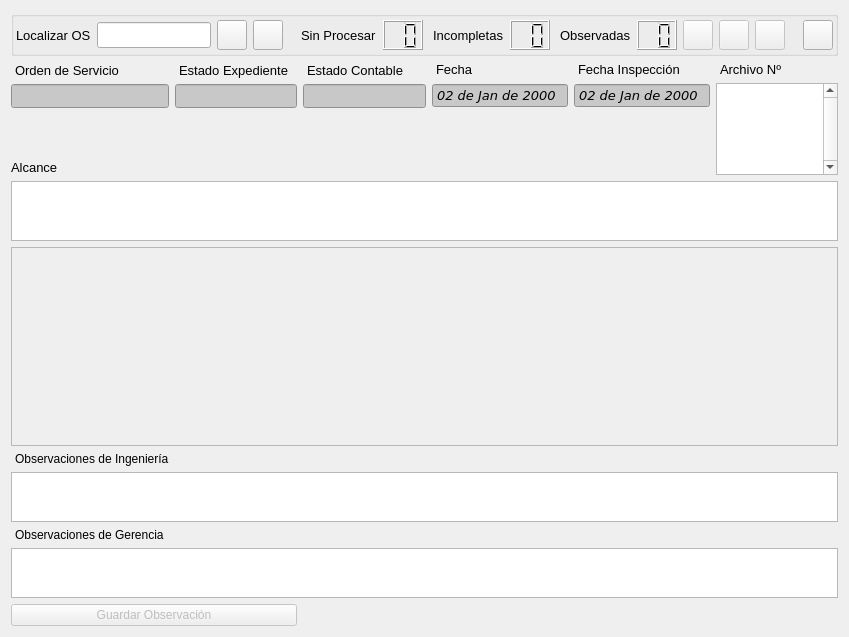
<?xml version="1.0" encoding="UTF-8"?>
<ui version="4.0">
 <class>checkFolderForm</class>
 <widget class="QDialog" name="checkFolderForm">
  <property name="geometry">
   <rect>
    <x>0</x>
    <y>0</y>
    <width>849</width>
    <height>637</height>
   </rect>
  </property>
  <property name="windowTitle">
   <string>Revisión de Carpeta</string>
  </property>
  <property name="windowIcon">
   <iconset resource="../resources/resources.qrc">
    <normaloff>:/icons/icons/store.png</normaloff>:/icons/icons/store.png</iconset>
  </property>
  <layout class="QGridLayout" name="gridLayout_2">
   <item row="1" column="3">
    <layout class="QVBoxLayout" name="verticalLayout_5">
     <item>
      <widget class="QLabel" name="label_3">
       <property name="font">
        <font>
         <pointsize>10</pointsize>
        </font>
       </property>
       <property name="text">
        <string>Fecha</string>
       </property>
       <property name="indent">
        <number>4</number>
       </property>
      </widget>
     </item>
     <item>
      <widget class="QDateEdit" name="soDateEdit">
       <property name="minimumSize">
        <size>
         <width>0</width>
         <height>24</height>
        </size>
       </property>
       <property name="font">
        <font>
         <family>DejaVu Sans</family>
         <pointsize>10</pointsize>
         <weight>9</weight>
         <italic>true</italic>
         <bold>false</bold>
        </font>
       </property>
       <property name="styleSheet">
        <string notr="true">background-color: rgb(200, 200, 200);
font: 75 oblique 10pt &quot;DejaVu Sans&quot;;</string>
       </property>
       <property name="wrapping">
        <bool>false</bool>
       </property>
       <property name="readOnly">
        <bool>true</bool>
       </property>
       <property name="buttonSymbols">
        <enum>QAbstractSpinBox::NoButtons</enum>
       </property>
       <property name="accelerated">
        <bool>false</bool>
       </property>
       <property name="currentSection">
        <enum>QDateTimeEdit::DaySection</enum>
       </property>
       <property name="displayFormat">
        <string>dd 'de' MMM 'de' yyyy</string>
       </property>
       <property name="date">
        <date>
         <year>2000</year>
         <month>1</month>
         <day>2</day>
        </date>
       </property>
      </widget>
     </item>
    </layout>
   </item>
   <item row="2" column="0" rowspan="2">
    <spacer name="verticalSpacer">
     <property name="orientation">
      <enum>Qt::Vertical</enum>
     </property>
     <property name="sizeHint" stdset="0">
      <size>
       <width>20</width>
       <height>40</height>
      </size>
     </property>
    </spacer>
   </item>
   <item row="11" column="0" colspan="2">
    <widget class="QPushButton" name="saveEngObservsButton">
     <property name="enabled">
      <bool>false</bool>
     </property>
     <property name="toolTip">
      <string>Guardar</string>
     </property>
     <property name="text">
      <string>Guardar Observación</string>
     </property>
     <property name="icon">
      <iconset resource="../resources/resources.qrc">
       <normaloff>:/icons/icons/save.png</normaloff>:/icons/icons/save.png</iconset>
     </property>
    </widget>
   </item>
   <item row="9" column="0">
    <widget class="QLabel" name="label_8">
     <property name="font">
      <font>
       <pointsize>9</pointsize>
      </font>
     </property>
     <property name="text">
      <string>Observaciones de Gerencia</string>
     </property>
     <property name="margin">
      <number>0</number>
     </property>
     <property name="indent">
      <number>4</number>
     </property>
    </widget>
   </item>
   <item row="10" column="0" colspan="6">
    <widget class="QTextEdit" name="admObservsTextEdit">
     <property name="maximumSize">
      <size>
       <width>16777215</width>
       <height>50</height>
      </size>
     </property>
     <property name="font">
      <font>
       <pointsize>12</pointsize>
      </font>
     </property>
     <property name="tabChangesFocus">
      <bool>true</bool>
     </property>
     <property name="readOnly">
      <bool>true</bool>
     </property>
     <property name="acceptRichText">
      <bool>false</bool>
     </property>
    </widget>
   </item>
   <item row="8" column="0" colspan="6">
    <widget class="QTextEdit" name="engObservsTextEdit">
     <property name="maximumSize">
      <size>
       <width>16777215</width>
       <height>50</height>
      </size>
     </property>
     <property name="font">
      <font>
       <pointsize>12</pointsize>
      </font>
     </property>
     <property name="tabChangesFocus">
      <bool>true</bool>
     </property>
     <property name="readOnly">
      <bool>true</bool>
     </property>
     <property name="acceptRichText">
      <bool>false</bool>
     </property>
    </widget>
   </item>
   <item row="5" column="0" colspan="6">
    <widget class="QTextEdit" name="soScopeTextEdit">
     <property name="maximumSize">
      <size>
       <width>16777215</width>
       <height>60</height>
      </size>
     </property>
     <property name="font">
      <font>
       <pointsize>12</pointsize>
      </font>
     </property>
     <property name="tabChangesFocus">
      <bool>true</bool>
     </property>
     <property name="acceptRichText">
      <bool>false</bool>
     </property>
    </widget>
   </item>
   <item row="7" column="0">
    <widget class="QLabel" name="label_6">
     <property name="font">
      <font>
       <pointsize>9</pointsize>
      </font>
     </property>
     <property name="text">
      <string>Observaciones de Ingeniería</string>
     </property>
     <property name="margin">
      <number>0</number>
     </property>
     <property name="indent">
      <number>4</number>
     </property>
    </widget>
   </item>
   <item row="1" column="0">
    <layout class="QVBoxLayout" name="verticalLayout">
     <item>
      <widget class="QLabel" name="label_38">
       <property name="maximumSize">
        <size>
         <width>16777215</width>
         <height>16777215</height>
        </size>
       </property>
       <property name="font">
        <font>
         <pointsize>10</pointsize>
        </font>
       </property>
       <property name="text">
        <string>Orden de Servicio</string>
       </property>
       <property name="indent">
        <number>4</number>
       </property>
      </widget>
     </item>
     <item>
      <widget class="QLineEdit" name="soIdLineEdit">
       <property name="minimumSize">
        <size>
         <width>0</width>
         <height>24</height>
        </size>
       </property>
       <property name="maximumSize">
        <size>
         <width>16777215</width>
         <height>16777215</height>
        </size>
       </property>
       <property name="styleSheet">
        <string notr="true">background-color: rgb(200, 200, 200);
font: 75 oblique 10pt &quot;DejaVu Sans&quot;;</string>
       </property>
       <property name="readOnly">
        <bool>true</bool>
       </property>
      </widget>
     </item>
    </layout>
   </item>
   <item row="1" column="5" rowspan="4">
    <layout class="QVBoxLayout" name="verticalLayout_2">
     <item>
      <widget class="QLabel" name="label_35">
       <property name="maximumSize">
        <size>
         <width>16777215</width>
         <height>16777215</height>
        </size>
       </property>
       <property name="font">
        <font>
         <pointsize>10</pointsize>
        </font>
       </property>
       <property name="text">
        <string>Archivo Nº</string>
       </property>
       <property name="alignment">
        <set>Qt::AlignLeading|Qt::AlignLeft|Qt::AlignVCenter</set>
       </property>
       <property name="margin">
        <number>0</number>
       </property>
       <property name="indent">
        <number>4</number>
       </property>
      </widget>
     </item>
     <item>
      <widget class="QListWidget" name="recordFoilListWidget">
       <property name="minimumSize">
        <size>
         <width>0</width>
         <height>0</height>
        </size>
       </property>
       <property name="verticalScrollBarPolicy">
        <enum>Qt::ScrollBarAlwaysOn</enum>
       </property>
       <property name="sizeAdjustPolicy">
        <enum>QAbstractScrollArea::AdjustToContents</enum>
       </property>
      </widget>
     </item>
    </layout>
   </item>
   <item row="1" column="2">
    <layout class="QVBoxLayout" name="verticalLayout_3">
     <item>
      <widget class="QLabel" name="label_33">
       <property name="font">
        <font>
         <pointsize>10</pointsize>
        </font>
       </property>
       <property name="text">
        <string>Estado Contable</string>
       </property>
       <property name="indent">
        <number>4</number>
       </property>
      </widget>
     </item>
     <item>
      <widget class="QLineEdit" name="soStateLineEdit">
       <property name="minimumSize">
        <size>
         <width>0</width>
         <height>24</height>
        </size>
       </property>
       <property name="styleSheet">
        <string notr="true">background-color: rgb(200, 200, 200);
font: 75 oblique 10pt &quot;DejaVu Sans&quot;;</string>
       </property>
       <property name="readOnly">
        <bool>true</bool>
       </property>
      </widget>
     </item>
    </layout>
   </item>
   <item row="1" column="1">
    <layout class="QVBoxLayout" name="verticalLayout_4">
     <item>
      <widget class="QLabel" name="label">
       <property name="font">
        <font>
         <pointsize>10</pointsize>
        </font>
       </property>
       <property name="text">
        <string>Estado Expediente</string>
       </property>
       <property name="indent">
        <number>4</number>
       </property>
      </widget>
     </item>
     <item>
      <widget class="QLineEdit" name="folderStateLineEdit">
       <property name="minimumSize">
        <size>
         <width>0</width>
         <height>24</height>
        </size>
       </property>
       <property name="styleSheet">
        <string notr="true">background-color: rgb(200, 200, 200);
font: 75 oblique 10pt &quot;DejaVu Sans&quot;;</string>
       </property>
      </widget>
     </item>
    </layout>
   </item>
   <item row="6" column="0" colspan="6">
    <widget class="QScrollArea" name="scrollArea">
     <property name="horizontalScrollBarPolicy">
      <enum>Qt::ScrollBarAlwaysOff</enum>
     </property>
     <property name="widgetResizable">
      <bool>true</bool>
     </property>
     <widget class="QWidget" name="scrollAreaWidgetContents">
      <property name="geometry">
       <rect>
        <x>0</x>
        <y>0</y>
        <width>823</width>
        <height>154</height>
       </rect>
      </property>
     </widget>
    </widget>
   </item>
   <item row="1" column="4">
    <layout class="QVBoxLayout" name="verticalLayout_6">
     <item>
      <widget class="QLabel" name="label_9">
       <property name="font">
        <font>
         <pointsize>10</pointsize>
        </font>
       </property>
       <property name="text">
        <string>Fecha Inspección</string>
       </property>
       <property name="indent">
        <number>4</number>
       </property>
      </widget>
     </item>
     <item>
      <widget class="QDateEdit" name="soAssignDateEdit">
       <property name="minimumSize">
        <size>
         <width>0</width>
         <height>24</height>
        </size>
       </property>
       <property name="font">
        <font>
         <family>DejaVu Sans</family>
         <pointsize>10</pointsize>
         <weight>9</weight>
         <italic>true</italic>
         <bold>false</bold>
        </font>
       </property>
       <property name="styleSheet">
        <string notr="true">background-color: rgb(200, 200, 200);
font: 75 oblique 10pt &quot;DejaVu Sans&quot;;</string>
       </property>
       <property name="wrapping">
        <bool>false</bool>
       </property>
       <property name="readOnly">
        <bool>true</bool>
       </property>
       <property name="buttonSymbols">
        <enum>QAbstractSpinBox::NoButtons</enum>
       </property>
       <property name="accelerated">
        <bool>false</bool>
       </property>
       <property name="currentSection">
        <enum>QDateTimeEdit::DaySection</enum>
       </property>
       <property name="displayFormat">
        <string>dd 'de' MMM 'de' yyyy</string>
       </property>
       <property name="date">
        <date>
         <year>2000</year>
         <month>1</month>
         <day>2</day>
        </date>
       </property>
      </widget>
     </item>
    </layout>
   </item>
   <item row="4" column="0">
    <widget class="QLabel" name="label_2">
     <property name="font">
      <font>
       <pointsize>10</pointsize>
      </font>
     </property>
     <property name="text">
      <string>Alcance</string>
     </property>
    </widget>
   </item>
   <item row="0" column="0" colspan="6">
    <widget class="QGroupBox" name="menuGroupBox">
     <property name="minimumSize">
      <size>
       <width>0</width>
       <height>45</height>
      </size>
     </property>
     <property name="maximumSize">
      <size>
       <width>16777215</width>
       <height>50</height>
      </size>
     </property>
     <property name="title">
      <string/>
     </property>
     <property name="alignment">
      <set>Qt::AlignLeading|Qt::AlignLeft|Qt::AlignTop</set>
     </property>
     <property name="flat">
      <bool>false</bool>
     </property>
     <property name="checkable">
      <bool>false</bool>
     </property>
     <layout class="QGridLayout" name="gridLayout">
      <property name="leftMargin">
       <number>2</number>
      </property>
      <property name="topMargin">
       <number>2</number>
      </property>
      <property name="rightMargin">
       <number>2</number>
      </property>
      <property name="bottomMargin">
       <number>2</number>
      </property>
      <item row="0" column="0">
       <layout class="QHBoxLayout" name="horizontalLayout">
        <item>
         <widget class="QLabel" name="label_45">
          <property name="font">
           <font>
            <pointsize>10</pointsize>
           </font>
          </property>
          <property name="text">
           <string>Localizar OS</string>
          </property>
          <property name="margin">
           <number>3</number>
          </property>
          <property name="indent">
           <number>0</number>
          </property>
         </widget>
        </item>
        <item>
         <widget class="QLineEdit" name="findLineEdit">
          <property name="minimumSize">
           <size>
            <width>0</width>
            <height>24</height>
           </size>
          </property>
          <property name="maximumSize">
           <size>
            <width>200</width>
            <height>16777215</height>
           </size>
          </property>
          <property name="font">
           <font>
            <pointsize>11</pointsize>
           </font>
          </property>
          <property name="toolTip">
           <string>Introduzca Dato a Localizar</string>
          </property>
         </widget>
        </item>
        <item>
         <widget class="QPushButton" name="findButton">
          <property name="minimumSize">
           <size>
            <width>30</width>
            <height>30</height>
           </size>
          </property>
          <property name="maximumSize">
           <size>
            <width>30</width>
            <height>30</height>
           </size>
          </property>
          <property name="toolTip">
           <string>Ir</string>
          </property>
          <property name="text">
           <string/>
          </property>
          <property name="icon">
           <iconset resource="../resources/resources.qrc">
            <normaloff>:/icons/icons/go.png</normaloff>:/icons/icons/go.png</iconset>
          </property>
         </widget>
        </item>
        <item>
         <widget class="QPushButton" name="listButton">
          <property name="minimumSize">
           <size>
            <width>30</width>
            <height>30</height>
           </size>
          </property>
          <property name="maximumSize">
           <size>
            <width>30</width>
            <height>30</height>
           </size>
          </property>
          <property name="toolTip">
           <string>Listar todas</string>
          </property>
          <property name="text">
           <string/>
          </property>
          <property name="icon">
           <iconset resource="../resources/resources.qrc">
            <normaloff>:/icons/icons/list.png</normaloff>:/icons/icons/list.png</iconset>
          </property>
         </widget>
        </item>
        <item>
         <spacer name="horizontalSpacer_2">
          <property name="orientation">
           <enum>Qt::Horizontal</enum>
          </property>
          <property name="sizeHint" stdset="0">
           <size>
            <width>40</width>
            <height>20</height>
           </size>
          </property>
         </spacer>
        </item>
        <item>
         <widget class="QLabel" name="label_4">
          <property name="font">
           <font>
            <pointsize>10</pointsize>
           </font>
          </property>
          <property name="text">
           <string>Sin Procesar</string>
          </property>
         </widget>
        </item>
        <item>
         <widget class="QLCDNumber" name="noCheckedLcdNumber">
          <property name="minimumSize">
           <size>
            <width>40</width>
            <height>25</height>
           </size>
          </property>
          <property name="digitCount">
           <number>2</number>
          </property>
         </widget>
        </item>
        <item>
         <widget class="QLabel" name="label_5">
          <property name="font">
           <font>
            <pointsize>10</pointsize>
           </font>
          </property>
          <property name="text">
           <string>Incompletas</string>
          </property>
          <property name="indent">
           <number>4</number>
          </property>
         </widget>
        </item>
        <item>
         <widget class="QLCDNumber" name="incompleteLcdNumber">
          <property name="minimumSize">
           <size>
            <width>40</width>
            <height>25</height>
           </size>
          </property>
          <property name="digitCount">
           <number>2</number>
          </property>
         </widget>
        </item>
        <item>
         <widget class="QLabel" name="label_7">
          <property name="font">
           <font>
            <pointsize>10</pointsize>
           </font>
          </property>
          <property name="text">
           <string>Observadas</string>
          </property>
          <property name="indent">
           <number>4</number>
          </property>
         </widget>
        </item>
        <item>
         <widget class="QLCDNumber" name="observedLcdNumber">
          <property name="minimumSize">
           <size>
            <width>40</width>
            <height>25</height>
           </size>
          </property>
          <property name="digitCount">
           <number>2</number>
          </property>
         </widget>
        </item>
        <item>
         <widget class="QPushButton" name="saveButton">
          <property name="enabled">
           <bool>false</bool>
          </property>
          <property name="minimumSize">
           <size>
            <width>30</width>
            <height>30</height>
           </size>
          </property>
          <property name="maximumSize">
           <size>
            <width>30</width>
            <height>30</height>
           </size>
          </property>
          <property name="toolTip">
           <string>Guardar</string>
          </property>
          <property name="text">
           <string/>
          </property>
          <property name="icon">
           <iconset resource="../resources/resources.qrc">
            <normaloff>:/icons/icons/save.png</normaloff>:/icons/icons/save.png</iconset>
          </property>
         </widget>
        </item>
        <item>
         <widget class="QPushButton" name="storeButton">
          <property name="enabled">
           <bool>false</bool>
          </property>
          <property name="minimumSize">
           <size>
            <width>30</width>
            <height>30</height>
           </size>
          </property>
          <property name="maximumSize">
           <size>
            <width>30</width>
            <height>30</height>
           </size>
          </property>
          <property name="toolTip">
           <string>Archivar</string>
          </property>
          <property name="text">
           <string/>
          </property>
          <property name="icon">
           <iconset resource="../resources/resources.qrc">
            <normaloff>:/icons/icons/store.png</normaloff>:/icons/icons/store.png</iconset>
          </property>
         </widget>
        </item>
        <item>
         <widget class="QPushButton" name="soTrackingButton">
          <property name="enabled">
           <bool>false</bool>
          </property>
          <property name="minimumSize">
           <size>
            <width>30</width>
            <height>30</height>
           </size>
          </property>
          <property name="maximumSize">
           <size>
            <width>30</width>
            <height>30</height>
           </size>
          </property>
          <property name="toolTip">
           <string>Recepción y Envío</string>
          </property>
          <property name="text">
           <string/>
          </property>
          <property name="icon">
           <iconset resource="../resources/resources.qrc">
            <normaloff>:/icons/icons/tracking.png</normaloff>:/icons/icons/tracking.png</iconset>
          </property>
         </widget>
        </item>
        <item>
         <spacer name="horizontalSpacer">
          <property name="orientation">
           <enum>Qt::Horizontal</enum>
          </property>
          <property name="sizeHint" stdset="0">
           <size>
            <width>40</width>
            <height>20</height>
           </size>
          </property>
         </spacer>
        </item>
        <item>
         <widget class="QPushButton" name="createFoilButton">
          <property name="minimumSize">
           <size>
            <width>30</width>
            <height>30</height>
           </size>
          </property>
          <property name="maximumSize">
           <size>
            <width>30</width>
            <height>30</height>
           </size>
          </property>
          <property name="toolTip">
           <string>Crear AZ</string>
          </property>
          <property name="text">
           <string/>
          </property>
          <property name="icon">
           <iconset resource="../resources/resources.qrc">
            <normaloff>:/icons/icons/new.png</normaloff>:/icons/icons/new.png</iconset>
          </property>
         </widget>
        </item>
       </layout>
      </item>
     </layout>
    </widget>
   </item>
  </layout>
 </widget>
 <tabstops>
  <tabstop>findLineEdit</tabstop>
  <tabstop>findButton</tabstop>
  <tabstop>soTrackingButton</tabstop>
  <tabstop>soScopeTextEdit</tabstop>
  <tabstop>saveButton</tabstop>
  <tabstop>storeButton</tabstop>
  <tabstop>createFoilButton</tabstop>
  <tabstop>soIdLineEdit</tabstop>
  <tabstop>folderStateLineEdit</tabstop>
  <tabstop>soStateLineEdit</tabstop>
  <tabstop>soDateEdit</tabstop>
  <tabstop>listButton</tabstop>
  <tabstop>scrollArea</tabstop>
 </tabstops>
 <resources>
  <include location="../resources/resources.qrc"/>
 </resources>
 <connections/>
</ui>
